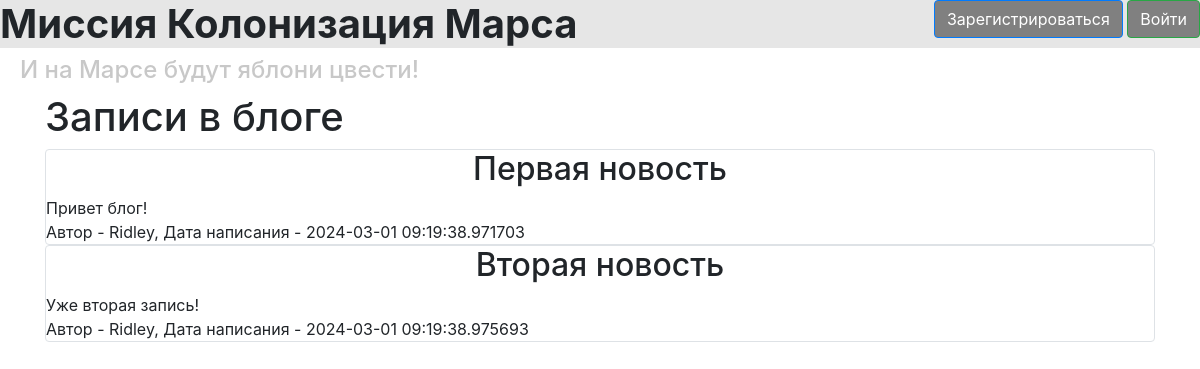
/index, run on the app's committed database.
### data/news.py (models this page shows)
class News(SqlAlchemyBase):
    __tablename__ = 'news'
    id = sqlalchemy.Column(sqlalchemy.Integer,
                           primary_key=True, autoincrement=True)
    title = sqlalchemy.Column(sqlalchemy.String, nullable=True)
    content = sqlalchemy.Column(sqlalchemy.String, nullable=True)
    created_date = sqlalchemy.Column(sqlalchemy.DateTime,
                                     default=datetime.datetime.now)
    is_private = sqlalchemy.Column(sqlalchemy.Boolean, default=True)
    user_id = sqlalchemy.Column(sqlalchemy.Integer,
                                sqlalchemy.ForeignKey("users.id"))
    user = orm.relationship('User')

### data/users.py (models this page shows, shortened)
class User(SqlAlchemyBase, UserMixin):
    __tablename__ = 'users'
    id = sqlalchemy.Column(sqlalchemy.Integer, primary_key=True, autoincrement=True)
    surname = sqlalchemy.Column(sqlalchemy.String, nullable=True)
    name = sqlalchemy.Column(sqlalchemy.String, nullable=True)
    age = sqlalchemy.Column(sqlalchemy.Integer, nullable=True)
    position = sqlalchemy.Column(sqlalchemy.String, nullable=True)
    speciality = sqlalchemy.Column(sqlalchemy.String, nullable=True)
    address = sqlalchemy.Column(sqlalchemy.String, nullable=True)
    email = sqlalchemy.Column(sqlalchemy.String, index=True, unique=True, nullable=True)
    hashed_password = sqlalchemy.Column(sqlalchemy.String, nullable=True)
    modified_date = sqlalchemy.Column(sqlalchemy.DateTime, default=datetime.datetime.now)
    news = orm.relationship("News", back_populates='user')

### main.py (the view)
@app.route('/index')
def index():
    if current_user.is_authenticated:
        news = db_sess.query(News).filter(
            (News.user == current_user) | (News.is_private != True))
    else:
        news = db_sess.query(News).filter(News.is_private != True)
    return render_template("index.html", news=news)

### templates/index.html (shortened to what this page needs)
{% extends "base.html" %}
{% block content %}
<h1>Записи в блоге</h1>
{% for item in news%}
<div class="col-md6 border rounded">
    <h2>{{item.title}}</h2>
    <div>
        {{item.content}}
    </div>
    <div>
        Автор - {{item.user.name}}, Дата написания - {{item.created_date}}
    </div>
</div>
{% endfor %}
{% endblock %}

### static/style.css (style rules this page uses)
h2 { text-align: center }

### data on the page
News: title "Первая новость", content "Привет блог!", user.name "Ridley", created_date "2024-03-01 09:19:38.971703"
News: title "Вторая новость", content "Уже вторая запись!", user.name "Ridley", created_date "2024-03-01 09:19:38.975693"
